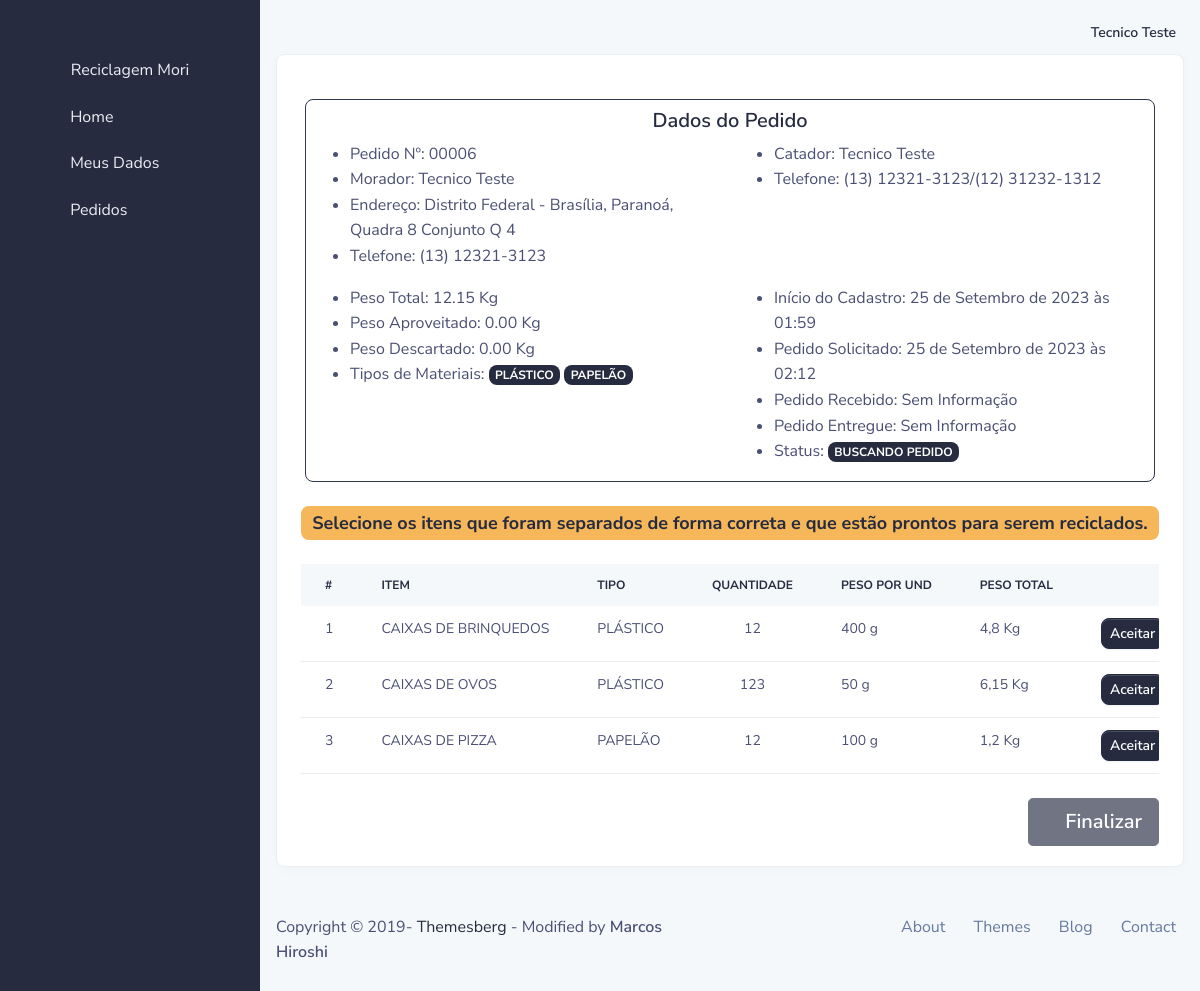
The page /catador/pedido/6/receber/ (signed in) on the database its author committed.
### usuario/models.py (models this page shows, shortened)
class User(AbstractBaseUser, PermissionsMixin):
    email = models.EmailField(verbose_name='Email de usuário', unique=True)
    first_name = models.CharField(max_length=300, blank=True, verbose_name='Nome')
    last_name = models.CharField(max_length=300, blank=True, verbose_name='Sobrenome')
    date_joined = models.DateTimeField(_('date joined'), auto_now_add=True)
    is_active = models.BooleanField(_('active'), default=False)
    is_staff = models.BooleanField(_('staff'), default=False)
    profile_active = models.ForeignKey(Group, models.DO_NOTHING, related_name='profile_active', blank=True, null=True)
    objects = UserManager()
    USERNAME_FIELD = 'email'
    REQUIRED_FIELDS = ['first_name', 'last_name']
    class Meta:
        verbose_name = _('user')
        verbose_name_plural = _('users')
    def get_full_name(self):
        return ('%s %s' % (self.first_name, self.last_name)).strip()
    def __str__(self):
        return self.get_full_name().title()

### core/models/servico.py (models this page shows, shortened)
class OrdemServico(models.Model):
    status = models.ForeignKey(StatusServico, models.DO_NOTHING, related_name='ordem_servico_status')
    morador = models.ForeignKey(Morador, models.DO_NOTHING, related_name='ordem_servico_morador')
    catador = models.ForeignKey(Catador, models.DO_NOTHING, related_name='ordem_servico_catador', blank=True, null=True)
    data_criada = models.DateTimeField(auto_now_add=True)
    data_solicitada = models.DateTimeField(blank=True, null=True)
    data_buscada = models.DateTimeField(blank=True, null=True)
    data_entregue = models.DateTimeField(blank=True, null=True)
    def peso_total_servico(self):
        total = 0
        if hasattr(self, 'itens_ordem_servico'):
            for item in self.itens_ordem_servico.all():
                total += item.peso_total()
        return '%.2f' % total
    def peso_real(self):
        total = 0
        if hasattr(self, 'itens_ordem_servico'):
            for item in self.itens_ordem_servico.all():
                total += item.peso_total() if item.status.nome in ['ACEITO', 'ENTREGUE'] else 0
        return '%.2f' % total
    def peso_descartado(self):
        total = 0
        if hasattr(self, 'itens_ordem_servico'):
            for item in self.itens_ordem_servico.all():
                total += item.peso_total() if item.status.nome == 'NÃO ACEITO' else 0
        return '%.2f' % total
    def materiais_servico(self):
        lista = []
        if hasattr(self, 'itens_ordem_servico'):
            for item in self.itens_ordem_servico.all():
                if item.item.tipo.nome not in lista:
                    lista.append(item.item.tipo.nome)
        return lista
    def numero(self):
        return '{:0>5}'.format(self.id)

class ItemServico(models.Model):
    ordem = models.ForeignKey(OrdemServico, models.DO_NOTHING, related_name='itens_ordem_servico')
    status = models.ForeignKey(StatusItem, models.DO_NOTHING, related_name='itens_status', default=1)
    ponto_coleta = models.ForeignKey(PontoColeta, models.DO_NOTHING, related_name='itens_ponto_coleta', blank=True, null=True)
    item = models.ForeignKey(Item, models.DO_NOTHING, related_name='ordem_servico_item', verbose_name='Item para ser reciclado')
    qtd = models.PositiveIntegerField(verbose_name='Quantidade do mesmo item')
    class Meta:
        ordering = ['id']
    def peso_total(self):
        return (self.item.peso * self.qtd)/1000

class StatusItem(models.Model):
    nome = models.CharField(max_length=100)

class StatusServico(models.Model):
    nome = models.CharField(max_length=100)
    def __str__(self):
        return self.nome

### morador/models.py (models this page shows, shortened)
class Morador(models.Model):
    date_create = models.DateTimeField(auto_now_add=True)
    data_updated = models.DateTimeField(auto_now=True)
    user = models.OneToOneField(User, models.DO_NOTHING, related_name='morador_usuario')
    cpf = models.CharField(max_length=14, verbose_name='CPF')
    data_nascimento = models.DateField(verbose_name='Data de nascimento')
    genero = models.ForeignKey(Genero, models.DO_NOTHING, verbose_name='Gênero')
    telefone_1 = models.CharField(max_length=18, verbose_name='Telefone 1', help_text='(WHATSAPP)')
    telefone_2 = models.CharField(max_length=18, verbose_name='Telefone 2', null=True, blank=True)
    cep = models.CharField(max_length=9, verbose_name='CEP')
    logradouro = models.CharField(max_length=255, verbose_name='Endereço')
    complemento = models.CharField(max_length=255, verbose_name='Complemento', null=True, blank=True)
    municipio = models.ForeignKey(Municipio, models.DO_NOTHING, verbose_name='Município')
    longitude = models.DecimalField(max_length=255, max_digits=20, decimal_places=18, verbose_name='longitude', help_text='Coordenada geográfica da sua residência')
    latitude = models.DecimalField(max_length=255, max_digits=20, decimal_places=18, verbose_name='latitude', help_text='Coordenada geográfica da sua residência')
    def __str__(self):
        return self.user.get_full_name().title()
    def endereco(self):
        endereco = '%s - %s, %s %s' % (
            self.municipio.estado.nome,
            self.municipio.nome,
            self.logradouro,
            self.complemento if self.complemento else ''
        )
        return endereco.title()

### core/models/localidade.py (models this page shows, shortened)
class Municipio(models.Model):
    nome = models.CharField(verbose_name="NOME", max_length=255)
    estado = models.ForeignKey(Estado, models.DO_NOTHING, verbose_name="ESTADO")

class Estado(models.Model):
    nome = models.CharField(max_length=255, verbose_name="NOME")
    uf = models.CharField(max_length=2, verbose_name="UF")
    regiao = models.ForeignKey(Regiao, models.DO_NOTHING, verbose_name="REGIÃO")

### catador/models.py (models this page shows, shortened)
class Catador(models.Model):
    date_create = models.DateTimeField(auto_now_add=True)
    data_updated = models.DateTimeField(auto_now=True)
    user = models.OneToOneField(User, models.DO_NOTHING, related_name='catador_usuario')
    cpf = models.CharField(max_length=14, verbose_name='CPF')
    data_nascimento = models.DateField(verbose_name='Data de nascimento')
    genero = models.ForeignKey(Genero, models.DO_NOTHING, verbose_name='Gênero')
    telefone_1 = models.CharField(max_length=18, verbose_name='Telefone 1', help_text='(WHATSAPP)')
    telefone_2 = models.CharField(max_length=18, verbose_name='Telefone 2', null=True, blank=True)
    cep = models.CharField(max_length=9, verbose_name='CEP')
    logradouro = models.CharField(max_length=255, verbose_name='Endereço')
    complemento = models.CharField(max_length=255, verbose_name='Complemento', null=True, blank=True)
    municipio = models.ForeignKey(Municipio, models.DO_NOTHING, verbose_name='Município')
    longitude = models.DecimalField(max_length=255, max_digits=20, decimal_places=18, verbose_name='longitude', help_text='Coordenada geográfica da sua residência')
    latitude = models.DecimalField(max_length=255, max_digits=20, decimal_places=18, verbose_name='latitude', help_text='Coordenada geográfica da sua residência')
    def __str__(self):
        return self.user.get_full_name().title()

### core/models/item.py (models this page shows, shortened)
class Item(models.Model):
    nome = models.CharField(max_length=100, verbose_name="NOME")
    tipo = models.ForeignKey(Tipo, models.DO_NOTHING, related_name='item_tipo')
    peso = models.PositiveIntegerField()
    class Meta:
        ordering = ['nome']

class Tipo(models.Model):
    nome = models.CharField(max_length=100, verbose_name="NOME")

### catador/views.py (the view, shortened to what this page needs)
# urls.py: path('pedido/<int:pk>/receber/', CatadorPedidoReceberView.as_view(), name='catador_pedido_receber'),
class CatadorPedidoReceberView(PermissionRequiredMixin, UserPassesTestMixin, UpdateView):
    model = OrdemServico
    template_name = '03_catador/pedido_receber.html'
    fields = ['status']
    permission_required = 'catador.view_catador'
    def test_func(self):
        return True if self.request.user.is_authenticated and self.request.user.profile_active.name == 'CATADOR' else False
    def get_context_data(self, **kwargs):
        return dict(
            super().get_context_data(**kwargs),
            btn_finalizar=False if self.object.itens_ordem_servico.filter(status__nome='CADASTRADO').exists() else True
        )

### www/templates/03_catador/pedido_receber.html (shortened to what this page needs)
{% extends '03_catador/base.html' %}
{% load static %}
{% block main %}
    <div class="row">
        <div class="col-md-12">
            <div class="card border-light shadow-sm">
                <div class="card-body">
                    {% include '02_morador/partials/dados_pedido.html' with pedido=object %}
                    <div class="row mt-4">
                        <div class="col">
                            <span class="badge bg-warning text-dark d-block pt-2 pb-2" style="font-size: large">
                                Selecione os itens que foram separados de forma correta e que estão prontos para serem reciclados.
                            </span>
                        </div>
                    </div>
                    <div class="row mt-4">
                        <div class="col-md-12">
                            {% include '03_catador/partials/table_item.html' with ordem=object %}
                        </div>
                    </div>
                    <form method="POST">
                        <div class="row mt-4">
                            <div class="col">
                                <button type="submit" class="btn btn-primary btn-lg float-right {% if not btn_finalizar %}disabled{% endif %}">
                                    <span class="fa fa-check-circle"></span> Finalizar
                                </button>
                            </div>
                        </div>
                    </form>
                </div>
            </div>
        </div>
    </div>
{% endblock main %}

### www/templates/03_catador/partials/navbar_main.html (shortened to what this page needs)
{% load static %}
<nav class="navbar navbar-top navbar-expand navbar-dashboard navbar-dark pl-0 pr-2 pb-0">
    <div class="container-fluid px-0">
        <div class="d-flex justify-content-between w-100" id="navbarSupportedContent">
            <ul class="navbar-nav align-items-center">
                <li class="nav-item dropdown">
                    <a class="nav-link pt-1 px-0" href="#" role="button" data-toggle="dropdown" aria-haspopup="true"
                       aria-expanded="false">
                        <div class="media d-flex align-items-center">
                            <i class="fa fa-user" style="font-size: 18px; color: #0a0b10"></i>
                            <div class="media-body ml-2 text-dark align-items-center d-lg-block">
                                <span class="mb-0 font-small font-weight-bold">{{ user|title }}</span>
                            </div>
                        </div>
                    </a>
                </li>
            </ul>
        </div>
    </div>
</nav>

### www/templates/02_morador/partials/dados_pedido.html
<div class="row mt-4 border border-black rounded ml-1 mr-1">
    <div class="col-12">
        <h5 class="text-center mt-2">Dados do Pedido</h5>
        <div class="row">
            <div class="col">
                <ul>
                    <li>Pedido Nº: {{ pedido.numero }}</li>
                    <li>Morador: {{ pedido.morador }}</li>
                    <li>Endereço: {{ pedido.morador.endereco }}</li>
                    <li>Telefone: {{ pedido.morador.telefone_1 }}{% if pedido.morador.telefone_2 %}/{{ pedido.morador.telefone_2 }}{% endif %}</li>
                </ul>
            </div>
            <div class="col">
                <ul>
                    <li>Catador: {{ pedido.catador|default_if_none:'Sem Informação' }}</li>
                    <li>Telefone: {{ pedido.catador.telefone_1|default:'Sem Informação' }}{% if pedido.catador.telefone_2 %}/{{ pedido.catador.telefone_2 }}{% endif %}</li>
                </ul>
            </div>
        </div>
        <div class="row">
            <div class="col">
                <ul>
                    <li>Peso Total: {{ pedido.peso_total_servico }} Kg</li>
                    <li>Peso Aproveitado: {{ pedido.peso_real }} Kg</li>
                    <li>Peso Descartado: {{ pedido.peso_descartado }} Kg</li>
                    <li>Tipos de Materiais: {% for tipo in pedido.materiais_servico %}<span class="badge badge-md bg-primary">{{ tipo }}</span> {% empty %} SEM INFORMAÇÃO {% endfor %}</li>
                </ul>
            </div>
            <div class="col">
                <ul>
                    <li>Início do Cadastro: {{ pedido.data_criada }}</li>
                    <li>Pedido Solicitado: {{ pedido.data_solicitada|default_if_none:'Sem Informação' }}</li>
                    <li>Pedido Recebido: {{ pedido.data_buscada|default_if_none:'Sem Informação' }}</li>
                    <li>Pedido Entregue: {{ pedido.data_entregue|default_if_none:'Sem Informação' }}</li>
                    <li>Status: <span class="badge badge-md bg-primary">{{ pedido.status }}</span></li>
                </ul>
            </div>
        </div>
    </div>
</div>

### www/templates/03_catador/partials/table_item.html (shortened to what this page needs)
<div class="table-responsive">
    <table class="table table-centered table-nowrap m-0 rounded">
        <thead class="thead-light">
            <tr>
                <th class="border-0">#</th>
                <th class="border-0">Item</th>
                <th class="border-0">Tipo</th>
                <th class="border-0 text-center">Quantidade</th>
                <th class="border-0">Peso Por Und</th>
                <th class="border-0">Peso Total</th>
                <th class="border-0 text-center">Ação</th>
            </tr>
        </thead>
        <tbody>
            {% for item in ordem.itens_ordem_servico.all %}
                <tr {% if item.id == object.id %} class="table-secondary" {% endif %}>
                    <td>{{ forloop.counter }}</td>
                    <td>{{ item.item.nome }}</td>
                    <td>{{ item.item.tipo.nome }}</td>
                    <td class="text-center">{{ item.qtd }}</td>
                    <td>{{ item.item.peso }} g</td>
                    <td>{{ item.peso_total }} Kg</td>
                    <td class="text-center">
                        {% if item.status.nome == 'CADASTRADO' %}
                        <a class="btn btn-sm btn-primary" href="{% url 'catador_pedido_receber_item' ordem.id item.id %}">
                            Aceitar
                        </a>
                        {% elif item.status.nome == 'ACEITO' %}
                        <button class="btn btn-sm btn-success disabled" type="button">
                            Aceito
                        </button>
                        {% elif item.status.nome == 'NÃO ACEITO' %}
                        <button class="btn btn-sm btn-danger disabled" type="button">
                            Não Aceito
                        </button>
                        {% else %}
                        <button class="btn btn-sm btn-light disabled" type="button">
                            Entregue
                        </button>
                        {% endif %}
                    </td>
                </tr>
            {% endfor %}
        </tbody>
    </table>
</div>

### rows shown on the page
User: first_name+last_name "Tecnico Teste"
OrdemServico: numero "00006", morador "Tecnico Teste", morador.endereco "Distrito Federal - Brasília, Paranoá, Quadra 8 Conjunto Q 4", morador.telefone_1 "(13) 12321-3123", catador "Tecnico Teste", catador.telefone_1 "(13) 12321-3123", catador.telefone_2 "(12) 31232-1312", peso_total_servico "12.15", peso_real "0.00", peso_descartado "0.00", data_criada "25 de Setembro de 2023 às 01:59", data_solicitada "25 de Setembro de 2023 às 02:12", data_buscada "Sem Informação", data_entregue "Sem Informação", status "BUSCANDO PEDIDO"
Tipo: materiais_servico "PLÁSTICO"
Tipo: materiais_servico "PAPELÃO"
ItemServico: item.nome "CAIXAS DE BRINQUEDOS", item.tipo.nome "PLÁSTICO", qtd "12", item.peso "400", peso_total "4,8", shows "Aceitar"
ItemServico: item.nome "CAIXAS DE OVOS", item.tipo.nome "PLÁSTICO", qtd "123", item.peso "50", peso_total "6,15", shows "Aceitar"
ItemServico: item.nome "CAIXAS DE PIZZA", item.tipo.nome "PAPELÃO", qtd "12", item.peso "100", peso_total "1,2", shows "Aceitar"
